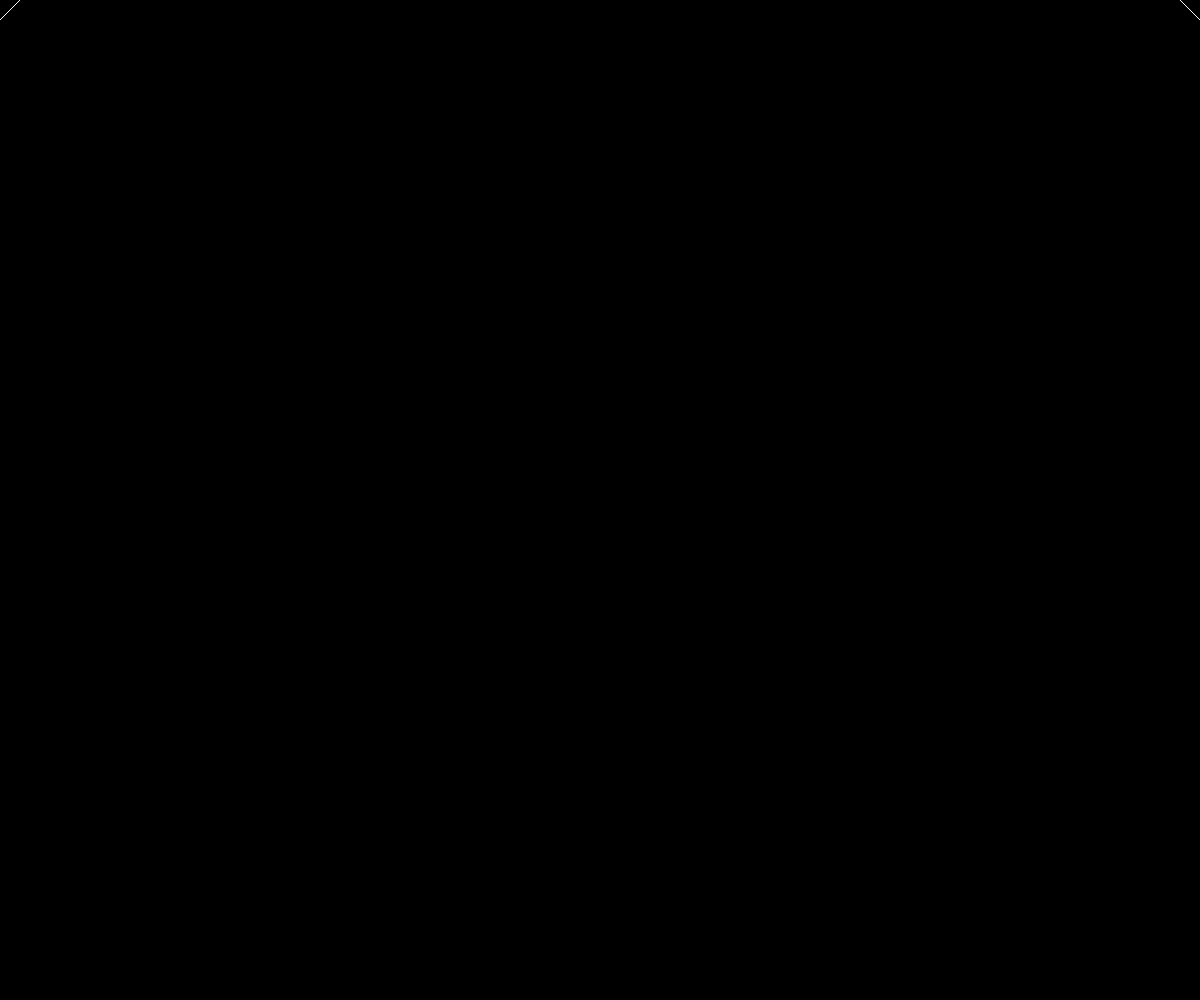
Frame 1 (no input)
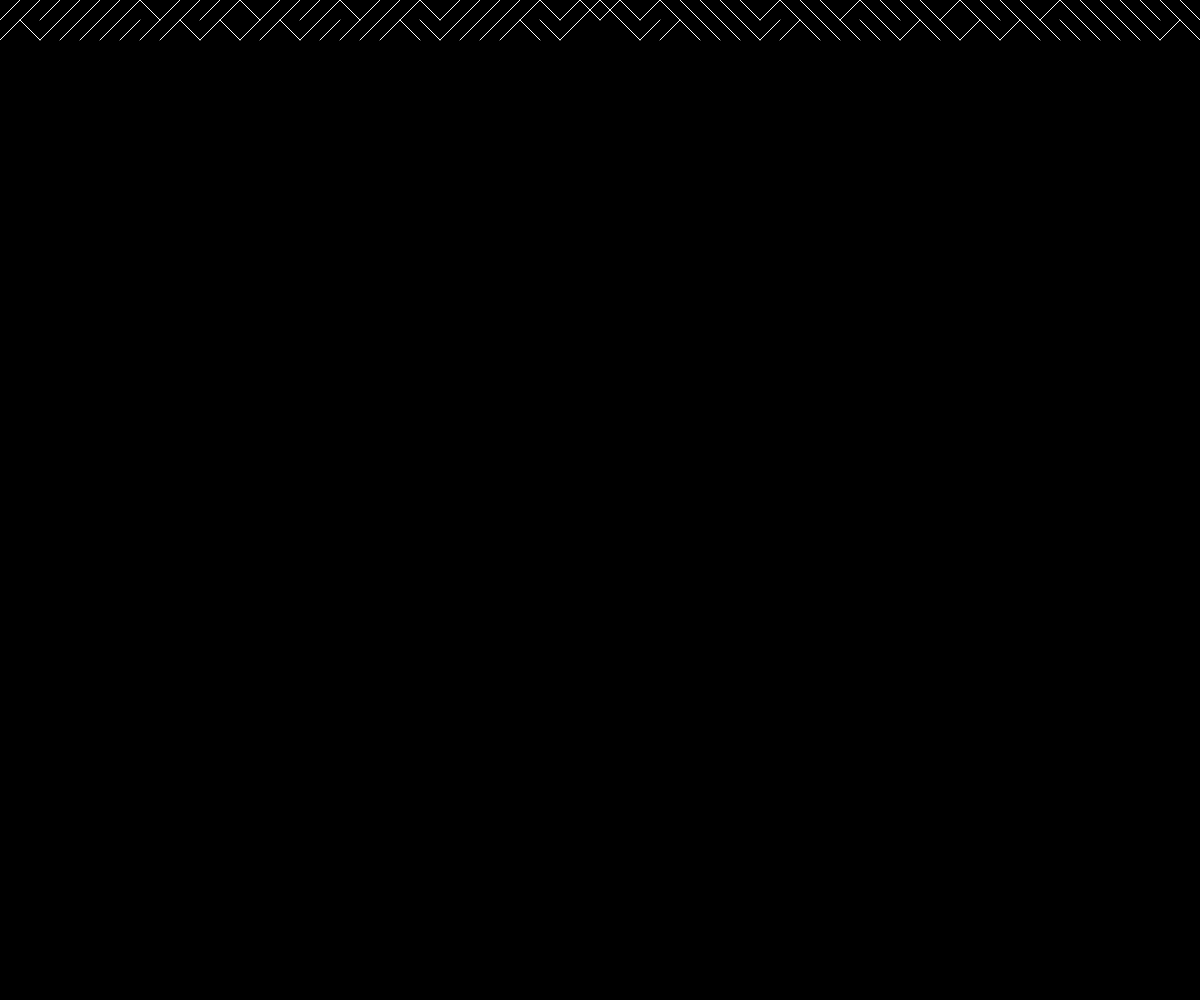
Frame 60 (no input)
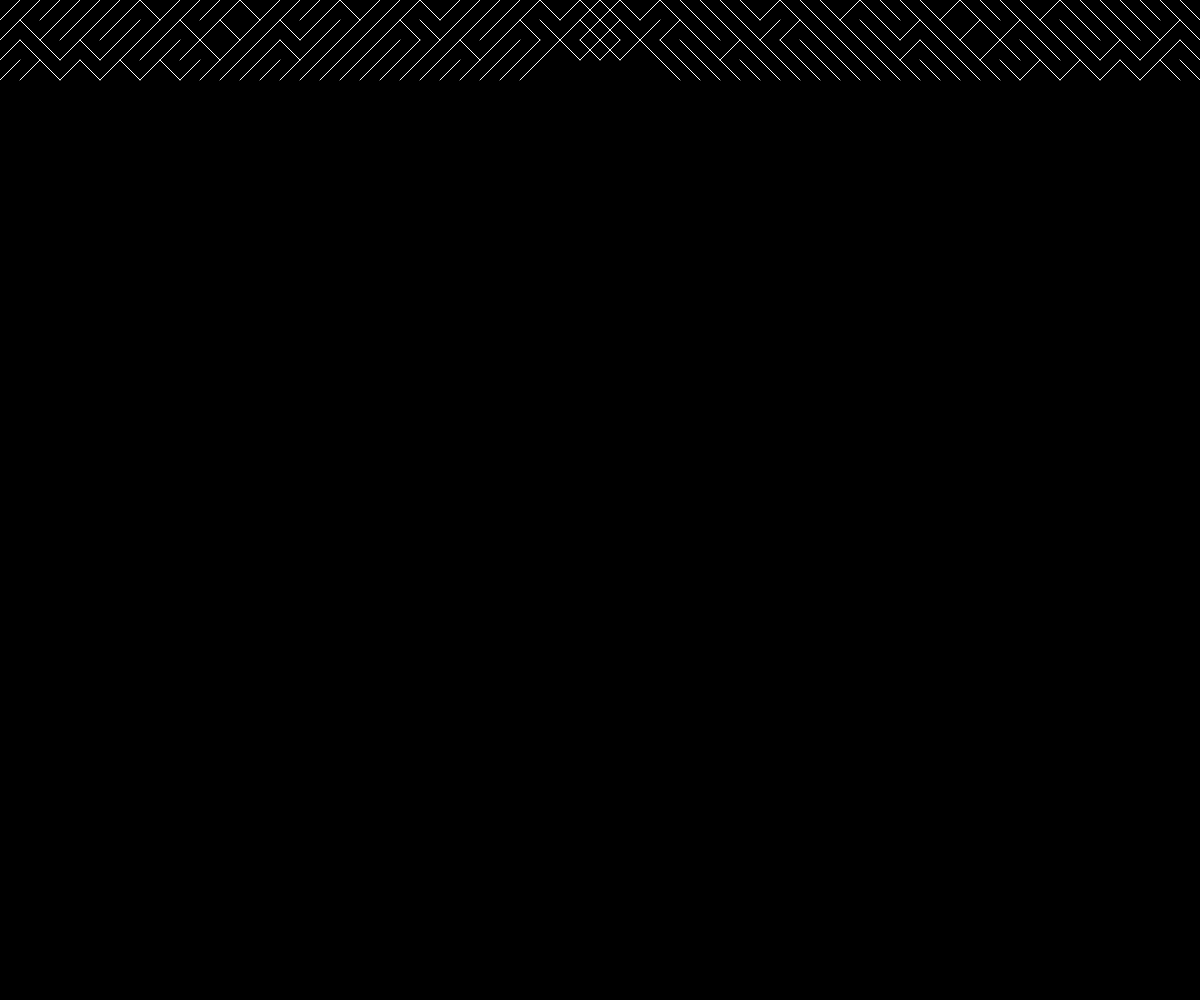
Frame 120 (the mouse pressed at the canvas centre since frame 60)

The p5.js sketch that drew these frames (run headless with seeded random() and noise() and a simulated clock; from frame 60 on, the mouse is pressed at the canvas centre):

// p5.js sketch
// ── sketch.js
let x = 0;
let y = 0;
let spacing = 20;

function windowResized() {
  resizeCanvas(windowWidth, windowHeight);
  draw();
}

function setup() {
  createCanvas(windowWidth,windowHeight);
  background(0);
}

function draw() {
  stroke(255);
  if (random(1)<0.2)  {
    line(x,y,x+spacing,y+spacing);
    line(width-x,y,width-(x+spacing),y+spacing);
  } else {
    line(x,y+spacing,x+spacing,y);
    line(width-x,y+spacing,width-(x+spacing),y);
  }
  x = x + spacing;
  if (x>width/2) {
    x = 0;
    y = y + spacing;
  }
}

// ── style.css
/*RESET STYLE*/

html, body, div, span, object, iframe,
h1, h2, h3, h4, h5, h6, p, blockquote, pre,
abbr, address, cite, code,
del, dfn, em, img, ins, kbd, q, samp,
small, strong, sub, sup, var,
b, i,
dl, dt, dd, ol, ul, li,
fieldset, form, label, legend,
table, caption, tbody, tfoot, thead, tr, th, td,
article, aside, canvas, details, figcaption, figure,
footer, header, hgroup, menu, nav, section, summary,
time, mark, audio, video {
    margin:0;
    padding:0;
    border:0;
    outline:0;
    font-size:100%;
    vertical-align:baseline;
    background:transparent;
}

body {
    line-height:1;
}

article,aside,details,figcaption,figure,
footer,header,hgroup,menu,nav,section {
	display:block;
}

nav ul {
    list-style:none;
}

blockquote, q {
    quotes:none;
}

blockquote:before, blockquote:after,
q:before, q:after {
    content:'';
    content:none;
}

a {
    margin:0;
    padding:0;
    font-size:100%;
    vertical-align:baseline;
    background:transparent;
}

/* change colours to suit your needs */
ins {
    background-color:#ff9;
    color:#000;
    text-decoration:none;
}

/* change colours to suit your needs */
mark {
    background-color:#ff9;
    color:#000;
    font-style:italic;
    font-weight:bold;
}

del {
    text-decoration: line-through;
}

abbr[title], dfn[title] {
    border-bottom:1px dotted;
    cursor:help;
}

table {
    border-collapse:collapse;
    border-spacing:0;
}

/* change border colour to suit your needs */
hr {
    display:block;
    height:1px;
    border:0;
    border-top:1px solid #cccccc;
    margin:1em 0;
    padding:0;
}

input, select {
    vertical-align:middle;
}

/*BEGIN MAIN STYLE*/

* {
  margin: 0;
  padding: 0;
}

canvas {
  width: 100% !important;
  height: 100% !important;
}

/* body {
  background-color: #eee;
} */

.wrapper {
  width: 100%;
}

.wrapper h1 {
  padding: 10px;
  font-family: arial;
  text-align: center;
  font-size: 30px;
  color: #fff;
  background-color: none;
  line-height: 100px;
}

.wrapper nav {
  width: 100%;
  text-align: center;
}

.wrapper ul {
  display: inline-block;
}

.wrapper ul li {
  list-style: none;
  float: left;
  line-height: 10px;
}

.wrapper ul li a {
  text-align: center;
  display: block;
  text-decoration: none;
  font-size: 15px;
  font-family: arial;
  color: #fff;
  padding: 0 20px;
}

.wrapper ul li a:hover {
  color: red;
}
